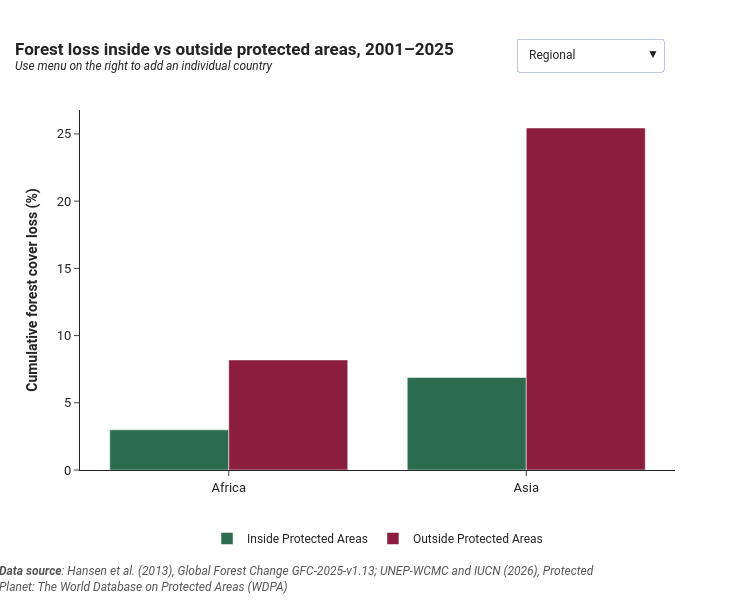

The notebook cell saved with this chart:
### Code cell
import pandas as pd
import plotly.graph_objects as go

# Load your combined, corrected country-level data
df = pd.read_csv(r"C:\Users\otmil\OneDrive - United Nations\Desktop\Career\Great Ape Conservation Project\pa_effectiveness_by_country_combined.csv")
# Recover raw loss pixel counts per year (needed to correctly sum across years)
df['loss_pixels_inside'] = (df['loss_pct_inside_pa'] / 100) * df['pixels_inside_pa']
df['loss_pixels_outside'] = (df['loss_pct_outside_pa'] / 100) * df['pixels_outside_pa']

# Cumulative totals per country (sum across all 25 years)
country_cumulative = df.groupby('country', as_index=False).agg(
    total_loss_inside=('loss_pixels_inside', 'sum'),
    total_loss_outside=('loss_pixels_outside', 'sum'),
    pixels_inside_pa=('pixels_inside_pa', 'first'),
    pixels_outside_pa=('pixels_outside_pa', 'first')
)
country_cumulative['pct_inside'] = (country_cumulative['total_loss_inside'] / country_cumulative['pixels_inside_pa']) * 100
country_cumulative['pct_outside'] = (country_cumulative['total_loss_outside'] / country_cumulative['pixels_outside_pa']) * 100

# --- Filter to only your 12 official ape range countries ---
ape_countries = ['Cameroon', 'Central African Republic', 'Democratic Republic of the Congo',
                  'Gabon', 'Nigeria', 'Republic of the Congo', 'Rwanda', 'Burundi',
                  'Tanzania', 'Uganda', 'Indonesia', 'Malaysia']

country_cumulative = country_cumulative[country_cumulative['country'].isin(ape_countries)].copy()

# Shortened names for display
country_names = {
    'Democratic Republic of the Congo': 'DR Congo',
    'Republic of the Congo': 'Rep. of Congo',
    'Central African Republic': 'Central African Rep.'
}
country_cumulative['display_name'] = country_cumulative['country'].replace(country_names)

# --- Regional totals (Africa / Asia) ---
africa_countries = ['Cameroon', 'Central African Republic', 'Democratic Republic of the Congo',
                     'Gabon', 'Nigeria', 'Republic of the Congo', 'Rwanda', 'Burundi',
                     'Tanzania', 'Uganda']
asia_countries = ['Indonesia', 'Malaysia']

def regional_pct(countries):
    subset = country_cumulative[country_cumulative['country'].isin(countries)]
    total_in = subset['total_loss_inside'].sum()
    total_out = subset['total_loss_outside'].sum()
    pix_in = subset['pixels_inside_pa'].sum()
    pix_out = subset['pixels_outside_pa'].sum()
    return (total_in / pix_in) * 100, (total_out / pix_out) * 100

africa_pct_in, africa_pct_out = regional_pct(africa_countries)
asia_pct_in, asia_pct_out = regional_pct(asia_countries)

# --- Build the chart ---
fig = go.Figure()

fig.add_trace(go.Bar(
    x=['Africa', 'Asia'],
    y=[africa_pct_in, asia_pct_in],
    name='Inside Protected Areas',
    marker_color='#2c6b4f',
    hovertemplate='<b>%{x}</b><br>Inside PAs: %{y:.1f}%<extra></extra>'
))
fig.add_trace(go.Bar(
    x=['Africa', 'Asia'],
    y=[africa_pct_out, asia_pct_out],
    name='Outside Protected Areas',
    marker_color='#8B1E3F',
    hovertemplate='<b>%{x}</b><br>Outside PAs: %{y:.1f}%<extra></extra>'
))

buttons = [
    dict(
        label='Regional',
        method='update',
        args=[
            {'x': [['Africa', 'Asia'], ['Africa', 'Asia']],
             'y': [[africa_pct_in, asia_pct_in], [africa_pct_out, asia_pct_out]]},
            {'title.text': '<b>Forest loss inside vs outside protected areas, 2001–2025</b><br><sup><i>Expressed as % of 2000 forest extent within great ape ranges</i></sup>'}
        ]
    )
]

for _, row in country_cumulative.iterrows():
    name = row['display_name']
    buttons.append(dict(
        label=name,
        method='update',
        args=[
            {'x': [['Africa', 'Asia', name], ['Africa', 'Asia', name]],
             'y': [[africa_pct_in, asia_pct_in, row['pct_inside']],
                   [africa_pct_out, asia_pct_out, row['pct_outside']]]},
            {'title.text': f'<b>Forest loss inside vs outside protected areas, 2001–2025</b><br><sup><i>Africa, Asia, and {name}</i></sup>'}
        ]
    ))

fig.update_layout(
    title=dict(
        text='<b>Forest loss inside vs outside protected areas, 2001–2025</b><br>'
             '<sup><i>Use menu on the right to add an individual country</i></sup>',
        x=0.02
    ),
    template='simple_white',
    font_family='Roboto',
    height=600,
    margin=dict(t=110, b=130),
    width=755,
    autosize=False,
    yaxis=dict(title='<b>Cumulative forest cover loss (%)</b>', tickfont=dict(size=13), fixedrange=True),
    xaxis=dict(tickfont=dict(size=13)),
    barmode='group',
    legend=dict(orientation='h', y=-0.15, x=0.5, xanchor='center'),
    dragmode=False,
    modebar_remove=['pan2d', 'select2d', 'lasso2d', 'zoom2d', 'zoomIn2d',
                    'zoomOut2d', 'autoScale', 'resetScale'],
    updatemenus=[dict(
        buttons=buttons,
        direction='down',
        x=0.98, y=1.2,
        showactive=True
    )]
)

fig.update_layout(
    hoverlabel=dict(
        bgcolor='white',
        bordercolor='#333333',
        font_size=13,
        align='left'
    )
)
fig.add_annotation(
    text="<b>Data source</b>: Hansen et al. (2013), Global Forest Change GFC-2025-v1.13; UNEP-WCMC and IUCN (2026), Protected <br>Planet: The World Database on Protected Areas (WDPA)",
    xref='paper', yref='paper',
    x=-0.14, y=-0.35,
    showarrow=False,
    font=dict(size=12, color='#555555', style='italic'),
    xanchor='left',
    align='left'
)

fig.show()

### Figure 1 — Plotly figure (JSON) as saved in the notebook; plotly's stock layout.template omitted (floating-point values rounded to 4 significant figures)
{"data": [{"hovertemplate": "<b>%{x}</b><br>Inside PAs: %{y:.1f}%<extra></extra>", "marker": {"color": "#2c6b4f"}, "name": "Inside Protected Areas", "type": "bar", "x": ["Africa", "Asia"], "y": [2.987, 6.882]}, {"hovertemplate": "<b>%{x}</b><br>Outside PAs: %{y:.1f}%<extra></extra>", "marker": {"color": "#8B1E3F"}, "name": "Outside Protected Areas", "type": "bar", "x": ["Africa", "Asia"], "y": [8.185, 25.44]}], "layout": {"annotations": [{"align": "left", "font": {"color": "#555555", "size": 12, "style": "italic"}, "showarrow": false, "text": "<b>Data source</b>: Hansen et al. (2013), Global Forest Change GFC-2025-v1.13; UNEP-WCMC and IUCN (2026), Protected <br>Planet: The World Database on Protected Areas (WDPA)", "x": -0.14, "xanchor": "left", "xref": "paper", "y": -0.35, "yref": "paper"}], "autosize": false, "barmode": "group", "dragmode": false, "font": {"family": "Roboto"}, "height": 600, "hoverlabel": {"align": "left", "bgcolor": "white", "bordercolor": "#333333", "font": {"size": 13}}, "legend": {"orientation": "h", "x": 0.5, "xanchor": "center", "y": -0.15}, "margin": {"b": 130, "t": 110}, "modebar": {"remove": ["pan2d", "select2d", "lasso2d", "zoom2d", "zoomIn2d", "zoomOut2d", "autoScale", "resetScale"]}, "title": {"text": "<b>Forest loss inside vs outside protected areas, 2001–2025</b><br><sup><i>Use menu on the right to add an individual country</i></sup>", "x": 0.02}, "updatemenus": [{"buttons": [{"args": [{"x": [["Africa", "Asia"], ["Africa", "Asia"]], "y": [[2.987, 6.882], [8.185, 25.44]]}, {"title.text": "<b>Forest loss inside vs outside protected areas, 2001–2025</b><br><sup><i>Expressed as % of 2000 forest extent within great ape ranges</i></sup>"}], "label": "Regional", "method": "update"}, {"args": [{"x": [["Africa", "Asia", "Burundi"], ["Africa", "Asia", "Burundi"]], "y": [[2.987, 6.882, 3.459], [8.185, 25.44, 4.598]]}, {"title.text": "<b>Forest loss inside vs outside protected areas, 2001–2025</b><br><sup><i>Africa, Asia, and Burundi</i></sup>"}], "label": "Burundi", "method": "update"}, {"args": [{"x": [["Africa", "Asia", "Cameroon"], ["Africa", "Asia", "Cameroon"]], "y": [[2.987, 6.882, 0.6028], [8.185, 25.44, 9.003]]}, {"title.text": "<b>Forest loss inside vs outside protected areas, 2001–2025</b><br><sup><i>Africa, Asia, and Cameroon</i></sup>"}], "label": "Cameroon", "method": "update"}, {"args": [{"x": [["Africa", "Asia", "Central African Rep."], ["Africa", "Asia", "Central African Rep."]], "y": [[2.987, 6.882, 0.8288], [8.185, 25.44, 2.709]]}, {"title.text": "<b>Forest loss inside vs outside protected areas, 2001–2025</b><br><sup><i>Africa, Asia, and Central African Rep.</i></sup>"}], "label": "Central African Rep.", "method": "update"}, {"args": [{"x": [["Africa", "Asia", "DR Congo"], ["Africa", "Asia", "DR Congo"]], "y": [[2.987, 6.882, 4.727], [8.185, 25.44, 11.57]]}, {"title.text": "<b>Forest loss inside vs outside protected areas, 2001–2025</b><br><sup><i>Africa, Asia, and DR Congo</i></sup>"}], "label": "DR Congo", "method": "update"}, {"args": [{"x": [["Africa", "Asia", "Gabon"], ["Africa", "Asia", "Gabon"]], "y": [[2.987, 6.882, 1.549], [8.185, 25.44, 2.455]]}, {"title.text": "<b>Forest loss inside vs outside protected areas, 2001–2025</b><br><sup><i>Africa, Asia, and Gabon</i></sup>"}], "label": "Gabon", "method": "update"}, {"args": [{"x": [["Africa", "Asia", "Indonesia"], ["Africa", "Asia", "Indonesia"]], "y": [[2.987, 6.882, 8.754], [8.185, 25.44, 24.07]]}, {"title.text": "<b>Forest loss inside vs outside protected areas, 2001–2025</b><br><sup><i>Africa, Asia, and Indonesia</i></sup>"}], "label": "Indonesia", "method": "update"}, {"args": [{"x": [["Africa", "Asia", "Malaysia"], ["Africa", "Asia", "Malaysia"]], "y": [[2.987, 6.882, 1.9], [8.185, 25.44, 31.74]]}, {"title.text": "<b>Forest loss inside vs outside protected areas, 2001–2025</b><br><sup><i>Africa, Asia, and Malaysia</i></sup>"}], "label": "Malaysia", "method": "update"}, {"args": [{"x": [["Africa", "Asia", "Nigeria"], ["Africa", "Asia", "Nigeria"]], "y": [[2.987, 6.882, 9.019], [8.185, 25.44, 10.68]]}, {"title.text": "<b>Forest loss inside vs outside protected areas, 2001–2025</b><br><sup><i>Africa, Asia, and Nigeria</i></sup>"}], "label": "Nigeria", "method": "update"}, {"args": [{"x": [["Africa", "Asia", "Rep. of Congo"], ["Africa", "Asia", "Rep. of Congo"]], "y": [[2.987, 6.882, 1.873], [8.185, 25.44, 4.117]]}, {"title.text": "<b>Forest loss inside vs outside protected areas, 2001–2025</b><br><sup><i>Africa, Asia, and Rep. of Congo</i></sup>"}], "label": "Rep. of Congo", "method": "update"}, {"args": [{"x": [["Africa", "Asia", "Rwanda"], ["Africa", "Asia", "Rwanda"]], "y": [[2.987, 6.882, 1.601], [8.185, 25.44, 16.77]]}, {"title.text": "<b>Forest loss inside vs outside protected areas, 2001–2025</b><br><sup><i>Africa, Asia, and Rwanda</i></sup>"}], "label": "Rwanda", "method": "update"}, {"args": [{"x": [["Africa", "Asia", "Tanzania"], ["Africa", "Asia", "Tanzania"]], "y": [[2.987, 6.882, 2.086], [8.185, 25.44, 7.906]]}, {"title.text": "<b>Forest loss inside vs outside protected areas, 2001–2025</b><br><sup><i>Africa, Asia, and Tanzania</i></sup>"}], "label": "Tanzania", "method": "update"}, {"args": [{"x": [["Africa", "Asia", "Uganda"], ["Africa", "Asia", "Uganda"]], "y": [[2.987, 6.882, 3.314], [8.185, 25.44, 10.86]]}, {"title.text": "<b>Forest loss inside vs outside protected areas, 2001–2025</b><br><sup><i>Africa, Asia, and Uganda</i></sup>"}], "label": "Uganda", "method": "update"}], "direction": "down", "showactive": true, "x": 0.98, "y": 1.2}], "width": 755, "xaxis": {"tickfont": {"size": 13}}, "yaxis": {"fixedrange": true, "tickfont": {"size": 13}, "title": {"text": "<b>Cumulative forest cover loss (%)</b>"}}}}
